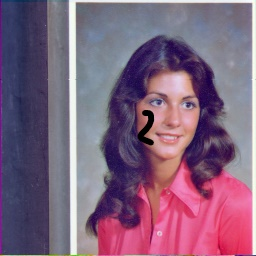
#> input picture standard_test_images/inked.jpg, 256 x 256 px, found by its file name
$ python restoration.py
#> lines starting #> are read from the running program, lines starting #| are printed output that depends on the picture
import cv2
import numpy as np
import matplotlib.pyplot as plt

img1 = cv2.imread("C:\\Users\\shifa\\Desktop\\standard_test_images\\Inked.jpg")
#> img1 is the input picture: shape (256, 256, 3); mean B, G, R 124.8, 98.7, 128.5
mask = cv2.imread("C:\\Users\\shifa\\Desktop\\standard_test_images\\mask.jpg")
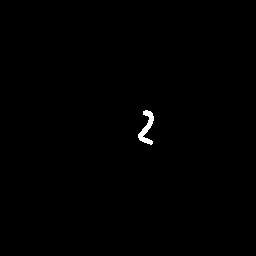
#> input picture standard_test_images/mask.jpg, 256 x 256 px, found by its file name
#> mask is the input picture: shape (256, 256, 3); min 0, max 255, mean 0.9
img_gray = cv2.cvtColor(img1,cv2.COLOR_BGR2GRAY)
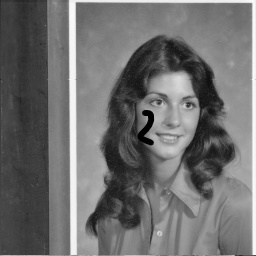
#> img_gray: shape (256, 256); min 0, max 252, mean 110.6
mask = cv2.cvtColor(mask,cv2.COLOR_BGR2GRAY)
#> mask: shape (256, 256)
##ret, th = cv2.threshold(img_gray,6,255,cv2.THRESH_BINARY_INV)
##cv2.imwrite("C:\\Users\\shifa\\Desktop\\standard_test_images\\mask.jpg",th)
telea = cv2.inpaint(img1,mask,20,cv2.INPAINT_TELEA)
ns= cv2.inpaint(img1,mask,10,cv2.INPAINT_NS)


cv2.imshow("damage image",img1)
cv2.imshow("gray",img_gray)
#cv2.imshow("binary",th)
cv2.imshow("inpaint telea",telea)
cv2.imshow("inpainr ns",ns)

cv2.waitKey(0)
cv2.destroyAllWindows()
